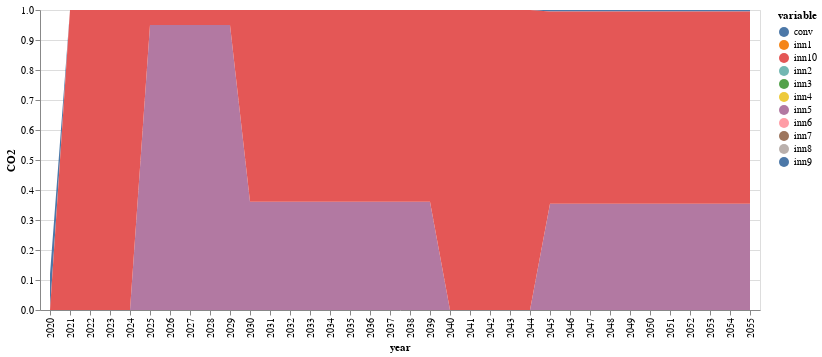

Here is the notebook cell this chart was saved with:
### Code cell
function conventional(t)
    return (1-sum(JuMP.values.(xk)[k,t] for k in 1:nrow(compromise)))
end

function innovation(i,t)
    if i==1
        return sum(JuMP.values.(xk)[k,t] for k=1:mapki[i,2])
    else
        return sum(JuMP.values.(xk)[k,t] for k=mapki[i-1,2]:mapki[i,2] )
    end
end

conv=zeros(51)

conv[1]=initial[1,5]
inn_co2=zeros(nrow(innovations),51)

for inn in 1:nrow(innovations)
    inn_co2[inn,1]=0
end

j=0
for i in 2:51
    if 0 ≤ i ≤ 5
        j=1
    elseif 6 ≤ i ≤ 10
        j=2
    elseif 6 ≤ i ≤ 10
        j=3
    elseif 11 ≤ i ≤ 15
        j=4
    elseif 16 ≤ i ≤ 20
        j=5
    elseif 21 ≤ i ≤ 25
        j=6
    else
        j=7
    end
        
    conv[i]=conventional(j)
    for inn in 1:nrow(innovations)
        inn_co2[inn,i]=innovation(inn,j)
    end
end

sNames = ["conv","inn1","inn2","inn3","inn4","inn5","inn6","inn7","inn8","inn9","inn10"]
xLabels = []
for i in 2020:2070
    push!(xLabels,string(i))
end

df = DataFrame(year=xLabels, conv=conv, inn1=inn_co2[1,:],inn2=inn_co2[2,:],inn3=inn_co2[3,:],inn4=inn_co2[4,:],
        inn5=inn_co2[5,:],inn6=inn_co2[6,:],inn7=inn_co2[7,:],inn8=inn_co2[8,:],inn9=inn_co2[9,:],inn10=inn_co2[10,:])
df=df[1:36,:]
df |> stack |> @vlplot(:area, x=:year, y={:value, stack=:zero, title="CO2"}, color="variable:n",legend=:sNames)

### Figure 1 — Vega-Lite specification as saved in the notebook (floating-point values rounded to 4 significant figures; data arrays with more than 128 entries replaced by an {"elided": "..."} marker saying what was removed)
{"data": {"values": {"elided": "396 records"}}, "encoding": {"color": {"field": "variable", "type": "nominal"}, "x": {"field": "year"}, "y": {"field": "value", "stack": "zero", "title": "CO2", "type": "quantitative"}}, "legend": "sNames", "mark": "area"}
